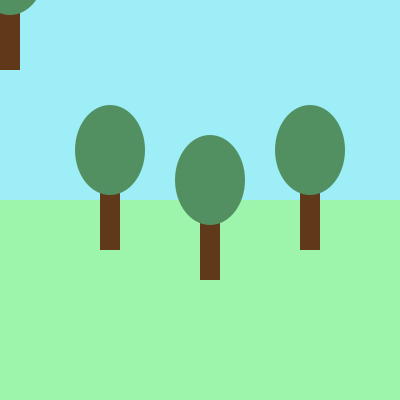
Frame 1 (no input)
Frame 60 (the mouse pressed at the canvas centre just before this capture): identical to frame 1, image omitted
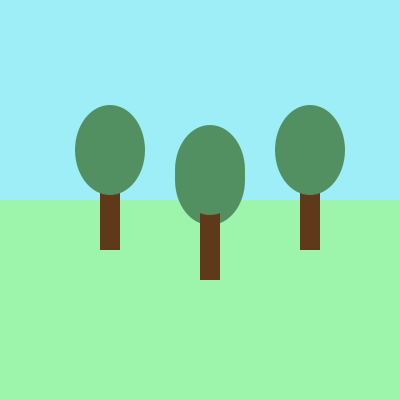
Frame 120 (the mouse held since frame 60 and released just before this capture)

The Processing sketch that drew these frames (run headless with seeded random() and noise(); from frame 60 on, the mouse is pressed at the canvas centre):

// Processing sketch: Variable_Types
// ── Variable_Types.pde
void setup()
{
  size(400, 400);
  noStroke();
}
 
void draw()
{
  color skyColour    = color(157, 238, 247);
  color groundColour = color(156, 245, 170);
  color leafColour   = color(82, 144, 97);
  color trunkColour  = color(95, 57, 26);
 
  background(skyColour);
  fill(groundColour);
  rect(0, height/2, width, height/2);
 
  float treeX = 100;
  float treeY = 180;
 
  // Draw first tree
  fill(trunkColour);
  rect(treeX, treeY, 20, 70);
  fill(leafColour);
  ellipse(treeX+10, treeY-30, 70, 90);
 
  // Draw second tree to the right and down a bit
  treeX = treeX + 100;
  treeY = treeY + 30;
  fill(trunkColour);
  rect(treeX, treeY, 20, 70);
  fill(leafColour);
  ellipse(treeX+10, treeY-30, 70, 90);
 
  // Draw third tree to the right and up a bit
  treeX = treeX + 100;
  treeY = treeY - 30;
  fill(trunkColour);
  rect(treeX, treeY, 20, 70);
  fill(leafColour);
  ellipse(treeX+10, treeY-30, 70, 90);
  
  // Draw fourth
  treeX = mouseX;
  treeY = mouseY;
  fill(trunkColour);
  rect(treeX, treeY, 20, 70);
  fill(leafColour);
  ellipse(treeX+10, treeY-30, 70, 90);

}
